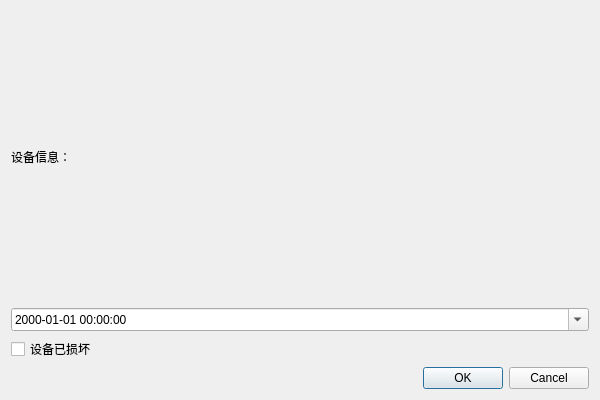
<?xml version="1.0" encoding="UTF-8"?>
<ui version="4.0">
 <class>ReturnDialogClass</class>
 <widget class="QDialog" name="ReturnDialogClass">
  <property name="geometry">
   <rect>
    <x>0</x>
    <y>0</y>
    <width>600</width>
    <height>400</height>
   </rect>
  </property>
  <property name="windowTitle">
   <string>登记归还</string>
  </property>
  <layout class="QVBoxLayout" name="verticalLayout">
   <item>
    <widget class="QLabel" name="label_info">
     <property name="text">
      <string>设备信息：</string>
     </property>
     <property name="wordWrap">
      <bool>true</bool>
     </property>
    </widget>
   </item>
   <item>
    <widget class="QDateTimeEdit" name="dt_actual_return_time">
     <property name="displayFormat">
      <string>yyyy-MM-dd HH:mm:ss</string>
     </property>
     <property name="calendarPopup">
      <bool>true</bool>
     </property>
    </widget>
   </item>
   <item>
    <widget class="QCheckBox" name="check_damaged">
     <property name="text">
      <string>设备已损坏</string>
     </property>
    </widget>
   </item>
   <item>
    <widget class="QDialogButtonBox" name="buttonBox">
     <property name="standardButtons">
      <set>QDialogButtonBox::Cancel|QDialogButtonBox::Ok</set>
     </property>
    </widget>
   </item>
  </layout>
 </widget>
 <layoutdefault spacing="6" margin="11"/>
 <resources/>
 <connections/>
</ui>
